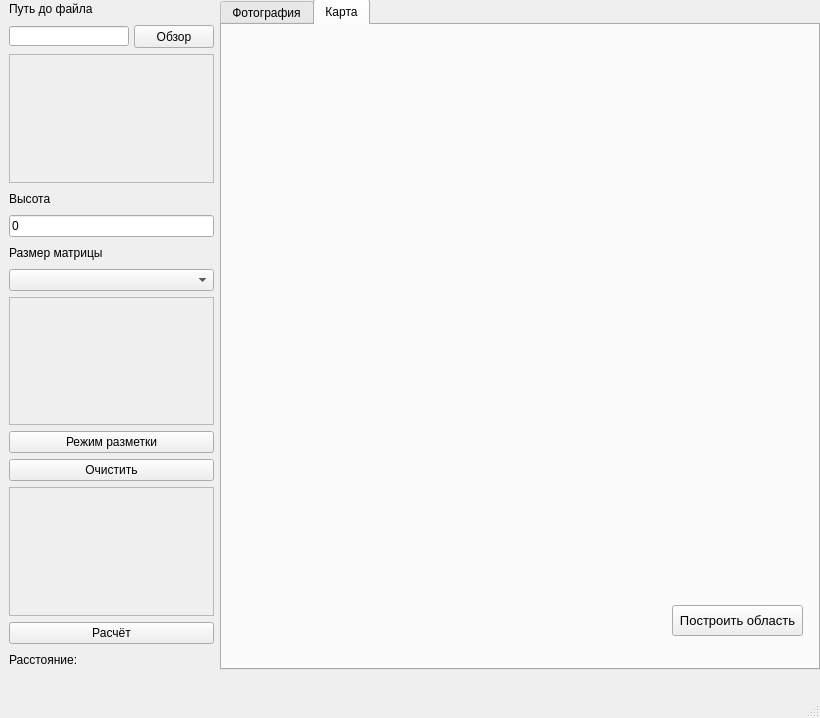
<?xml version="1.0" encoding="UTF-8"?>
<ui version="4.0">
 <class>MainWindow</class>
 <widget class="QMainWindow" name="MainWindow">
  <property name="geometry">
   <rect>
    <x>0</x>
    <y>0</y>
    <width>820</width>
    <height>718</height>
   </rect>
  </property>
  <property name="windowTitle">
   <string>OpenStreetMap</string>
  </property>
  <widget class="QWidget" name="centralwidget">
   <widget class="QWidget" name="horizontalLayoutWidget">
    <property name="geometry">
     <rect>
      <x>9</x>
      <y>-1</y>
      <width>811</width>
      <height>671</height>
     </rect>
    </property>
    <layout class="QHBoxLayout" name="horizontalLayout">
     <item>
      <layout class="QVBoxLayout" name="verticalLayout">
       <item>
        <widget class="QLabel" name="label_3">
         <property name="maximumSize">
          <size>
           <width>16777215</width>
           <height>20</height>
          </size>
         </property>
         <property name="text">
          <string>Путь до файла</string>
         </property>
        </widget>
       </item>
       <item>
        <layout class="QHBoxLayout" name="horizontalLayout_2">
         <property name="spacing">
          <number>5</number>
         </property>
         <item>
          <widget class="QLineEdit" name="path">
           <property name="maximumSize">
            <size>
             <width>16777215</width>
             <height>20</height>
            </size>
           </property>
          </widget>
         </item>
         <item>
          <widget class="QPushButton" name="btnpath">
           <property name="maximumSize">
            <size>
             <width>16777215</width>
             <height>23</height>
            </size>
           </property>
           <property name="text">
            <string>Обзор</string>
           </property>
          </widget>
         </item>
        </layout>
       </item>
       <item>
        <widget class="QFrame" name="frame_3">
         <property name="frameShape">
          <enum>QFrame::StyledPanel</enum>
         </property>
         <property name="frameShadow">
          <enum>QFrame::Raised</enum>
         </property>
        </widget>
       </item>
       <item>
        <widget class="QLabel" name="label">
         <property name="maximumSize">
          <size>
           <width>16777215</width>
           <height>20</height>
          </size>
         </property>
         <property name="text">
          <string>Высота</string>
         </property>
        </widget>
       </item>
       <item>
        <widget class="QLineEdit" name="height">
         <property name="text">
          <string>0</string>
         </property>
        </widget>
       </item>
       <item>
        <widget class="QLabel" name="label_2">
         <property name="maximumSize">
          <size>
           <width>16777215</width>
           <height>20</height>
          </size>
         </property>
         <property name="text">
          <string>Размер матрицы</string>
         </property>
        </widget>
       </item>
       <item>
        <widget class="QComboBox" name="matrix"/>
       </item>
       <item>
        <widget class="QFrame" name="frame">
         <property name="frameShape">
          <enum>QFrame::StyledPanel</enum>
         </property>
         <property name="frameShadow">
          <enum>QFrame::Raised</enum>
         </property>
        </widget>
       </item>
       <item>
        <widget class="QPushButton" name="mark">
         <property name="text">
          <string>Режим разметки</string>
         </property>
        </widget>
       </item>
       <item>
        <widget class="QPushButton" name="clear">
         <property name="text">
          <string>Очистить</string>
         </property>
        </widget>
       </item>
       <item>
        <widget class="QFrame" name="frame_2">
         <property name="frameShape">
          <enum>QFrame::StyledPanel</enum>
         </property>
         <property name="frameShadow">
          <enum>QFrame::Raised</enum>
         </property>
        </widget>
       </item>
       <item>
        <widget class="QPushButton" name="go">
         <property name="text">
          <string>Расчёт</string>
         </property>
        </widget>
       </item>
       <item>
        <layout class="QHBoxLayout" name="horizontalLayout_3">
         <item>
          <widget class="QLabel" name="label_4">
           <property name="maximumSize">
            <size>
             <width>16777215</width>
             <height>20</height>
            </size>
           </property>
           <property name="text">
            <string>Расстояние:</string>
           </property>
          </widget>
         </item>
         <item>
          <widget class="QLabel" name="dist">
           <property name="maximumSize">
            <size>
             <width>16777215</width>
             <height>20</height>
            </size>
           </property>
           <property name="text">
            <string/>
           </property>
          </widget>
         </item>
        </layout>
       </item>
      </layout>
     </item>
     <item>
      <widget class="QTabWidget" name="tabWidget">
       <property name="minimumSize">
        <size>
         <width>600</width>
         <height>0</height>
        </size>
       </property>
       <property name="currentIndex">
        <number>1</number>
       </property>
       <widget class="QWidget" name="tabPhoto">
        <attribute name="title">
         <string>Фотография</string>
        </attribute>
        <widget class="QGraphicsView" name="canvas">
         <property name="geometry">
          <rect>
           <x>0</x>
           <y>0</y>
           <width>591</width>
           <height>641</height>
          </rect>
         </property>
        </widget>
       </widget>
       <widget class="QWidget" name="tabMap">
        <attribute name="title">
         <string>Карта</string>
        </attribute>
        <widget class="QOSM" name="view" native="true">
         <property name="geometry">
          <rect>
           <x>0</x>
           <y>0</y>
           <width>591</width>
           <height>641</height>
          </rect>
         </property>
         <widget class="QPushButton" name="ring">
          <property name="geometry">
           <rect>
            <x>450</x>
            <y>580</y>
            <width>131</width>
            <height>31</height>
           </rect>
          </property>
          <property name="font">
           <font>
            <pointsize>10</pointsize>
           </font>
          </property>
          <property name="text">
           <string>Построить область</string>
          </property>
         </widget>
        </widget>
       </widget>
      </widget>
     </item>
    </layout>
   </widget>
  </widget>
  <widget class="QMenuBar" name="menubar">
   <property name="geometry">
    <rect>
     <x>0</x>
     <y>0</y>
     <width>820</width>
     <height>21</height>
    </rect>
   </property>
  </widget>
  <widget class="QStatusBar" name="statusbar"/>
 </widget>
 <customwidgets>
  <customwidget>
   <class>QOSM</class>
   <extends>QWidget</extends>
   <header location="global">qosm.common</header>
   <container>1</container>
  </customwidget>
 </customwidgets>
 <resources/>
 <connections/>
</ui>
